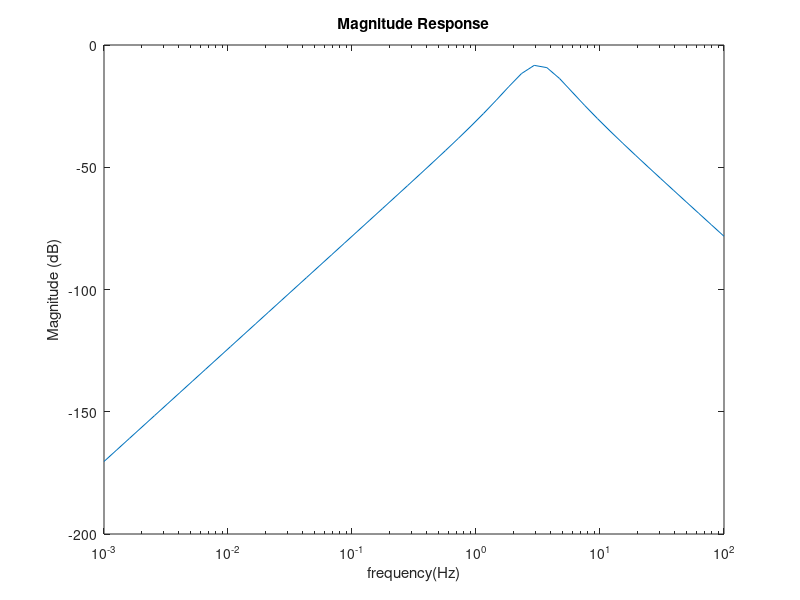
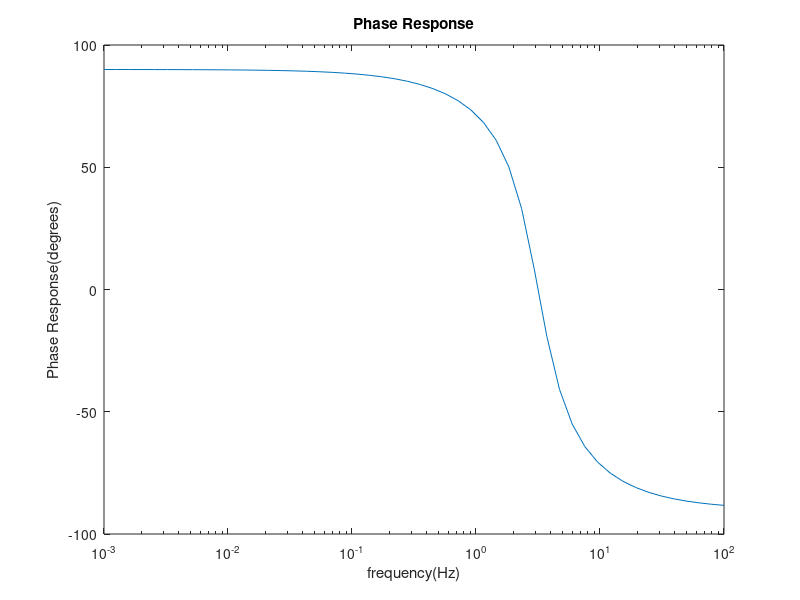

Write MATLAB code to recreate these figures, in order.
% Emmanuel S Akosah     ENGS22
% ENGS 22 HW 7 Feb 21, 2017


%Transfer function
w = logspace(-3,2);
s = j.*w;

Tfunction =( 2.*s ./ (s.^2 + 3.*s + 10) );
Magnitude = 20*log(abs(Tfunction));
Phase = angle(Tfunction);
Phase = Phase * (180/pi);

%plotting
figure(1)
semilogx(w,Magnitude);
title('Magnitude Response')
xlabel('frequency(Hz)')
ylabel('Magnitude (dB)')

figure(2)
semilogx(w,Phase);
title('Phase Response')
xlabel('frequency(Hz)')
ylabel('Phase Response(degrees)')



